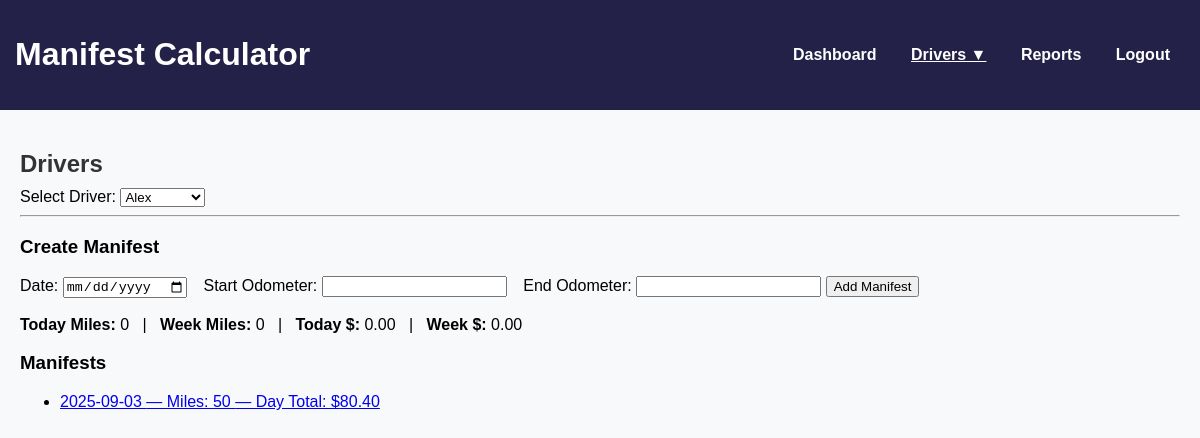
The app's page /drivers?driver=3 with its own data.
### models.py (models this page shows)
class Manifest(db.Model):
    id = db.Column(db.Integer, primary_key=True)
    driver_id = db.Column(db.Integer, db.ForeignKey('driver.id'), nullable=False)
    date = db.Column(db.Date, nullable=False)
    start_odometer = db.Column(db.Integer)
    end_odometer = db.Column(db.Integer)
    total_miles = db.Column(db.Integer)
    day_total = db.Column(db.Float)  # sum of all stops
    driver = db.relationship('Driver', back_populates='manifests')
    stops = db.relationship('Stop', back_populates='manifest', cascade="all, delete-orphan")

### app.py (the view)
@app.route('/drivers', methods=['GET', 'POST'])
def drivers():
    all_drivers = Driver.query.order_by(Driver.name).all()
    selected_driver_id = request.form.get('driver') or request.args.get('driver')
    manifests = []
    totals = {'day_miles': 0, 'week_miles': 0, 'day_total': 0.0, 'week_total': 0.0}
    if selected_driver_id:
        manifests = Manifest.query.filter_by(driver_id=selected_driver_id).order_by(Manifest.date.asc()).all()
        today = datetime.today().date()
        start_of_week = today - timedelta(days=today.weekday())
        daily = [m for m in manifests if m.date == today]
        weekly = [m for m in manifests if start_of_week <= m.date <= today]
        totals['day_miles'] = sum(m.total_miles or 0 for m in daily)
        totals['week_miles'] = sum(m.total_miles or 0 for m in weekly)
        totals['day_total'] = sum(m.day_total or 0 for m in daily)
        totals['week_total'] = sum(m.day_total or 0 for m in weekly)
    return render_template(
        'drivers.html',
        drivers=all_drivers,
        selected_driver_id=selected_driver_id,
        manifests=manifests,
        totals=totals,
        active_page='drivers'
    )

### app.py (called while the page is built)
@app.context_processor
def inject_drivers():
    all_drivers = Driver.query.order_by(Driver.name).all()
    return dict(all_drivers=all_drivers)

### templates/drivers.html (shortened to what this page needs)
{% extends "base.html" %}
{% block content %}
<h2>Drivers</h2>
<form method="POST" action="{{ url_for('drivers') }}">
  <label for="driver">Select Driver:</label>
  <select name="driver" id="driver" onchange="this.form.submit()">
    {% for d in drivers %}
      <option value="{{ d.id }}" {% if selected_driver_id and d.id == selected_driver_id|int %}selected{% endif %}>
        {{ d.name }}
      </option>
    {% endfor %}
  </select>
</form>
{% if selected_driver_id %}
  <hr>
  <h3>Create Manifest</h3>
  <form method="POST" action="{{ url_for('create_manifest') }}">
    <label>Date:</label>
    <input type="date" name="date" required>
    <label style="margin-left:12px;">Start Odometer:</label>
    <input type="number" name="start_odometer" step="1" required>
    <label style="margin-left:12px;">End Odometer:</label>
    <input type="number" name="end_odometer" step="1" required>
    <button type="submit">Add Manifest</button>
  </form>
  <div style="margin-top:18px;">
    <strong>Today Miles:</strong> {{ totals.day_miles }}
    &nbsp;&nbsp;|&nbsp;&nbsp;
    <strong>Week Miles:</strong> {{ totals.week_miles }}
    &nbsp;&nbsp;|&nbsp;&nbsp;
    <strong>Today $:</strong> {{ "%.2f"|format(totals.day_total) }}
    &nbsp;&nbsp;|&nbsp;&nbsp;
    <strong>Week $:</strong> {{ "%.2f"|format(totals.week_total) }}
  </div>
  <h3 style="margin-top:18px;">Manifests</h3>
  <ul>
    {% for m in manifests %}
      <li>
        <a href="{{ url_for('manifest_detail', manifest_id=m.id) }}">
          {{ m.date }} — Miles: {{ m.total_miles }} — Day Total: ${{ "%.2f"|format(m.day_total or 0) }}
        </a>
      </li>
    {% else %}
      <li>No manifests yet.</li>
    {% endfor %}
  </ul>
{% endif %}
{% endblock %}

### static/css/style.css (style rules this page uses)
body { font-family: Arial, sans-serif; margin: 0; background: #f8f9fa; }
h2 { margin-bottom: 10px; color: #333; }

### records on screen
Manifest: date "2025-09-03", total_miles "50", day_total "80.40"

### other values on screen
{{ totals.day_miles }} "0"
{{ totals.week_miles }} "0"
{{ "%.2f"|format(totals.day_total) }} "0.00"
{{ "%.2f"|format(totals.week_total) }} "0.00"
form field driver "Alex"
